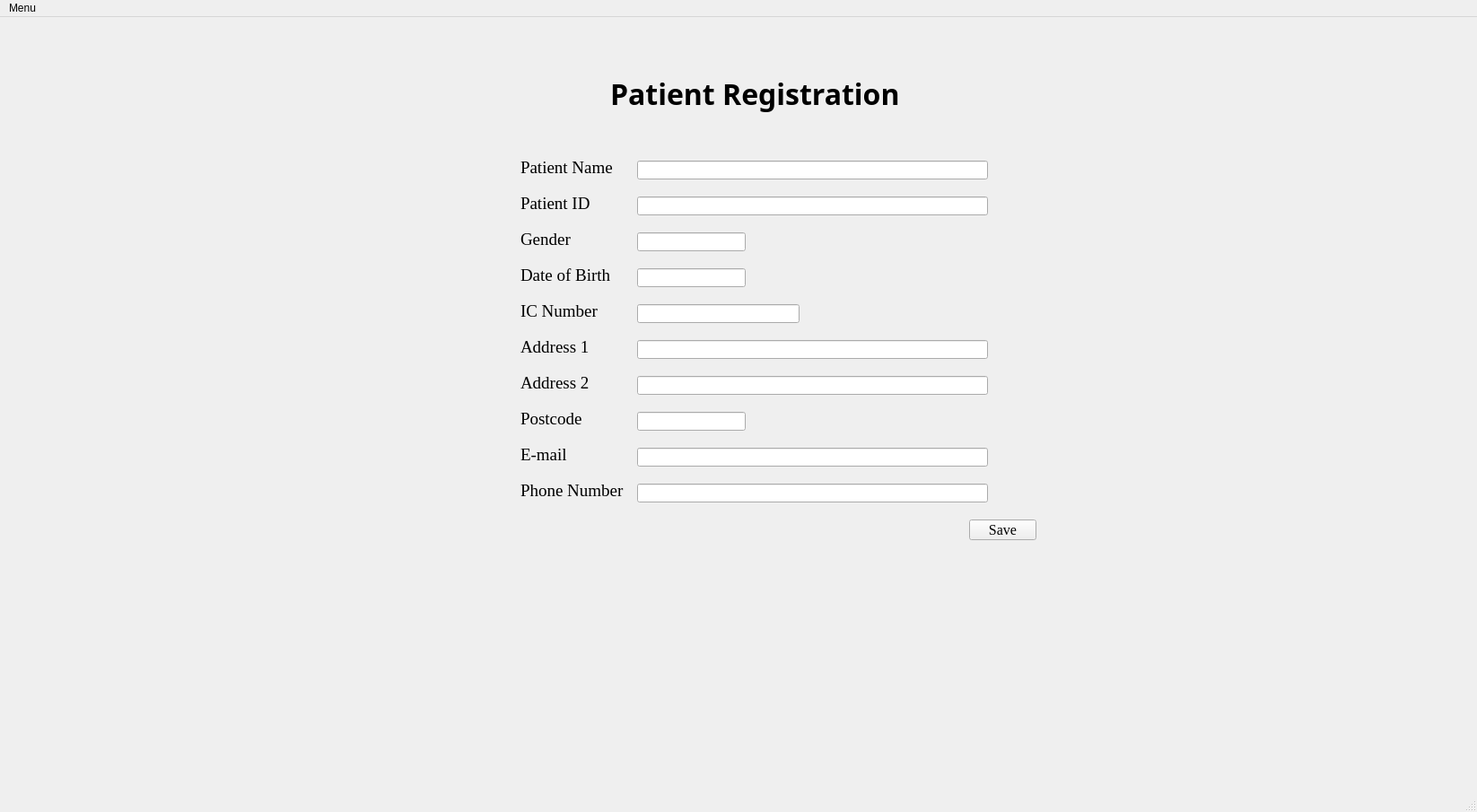
<?xml version="1.0" encoding="UTF-8"?>
<ui version="4.0">
 <class>MainWindow</class>
 <widget class="QMainWindow" name="MainWindow">
  <property name="geometry">
   <rect>
    <x>0</x>
    <y>0</y>
    <width>1646</width>
    <height>905</height>
   </rect>
  </property>
  <property name="windowTitle">
   <string>MainWindow</string>
  </property>
  <widget class="QWidget" name="centralwidget">
   <widget class="QLabel" name="label">
    <property name="geometry">
     <rect>
      <x>680</x>
      <y>20</y>
      <width>351</width>
      <height>131</height>
     </rect>
    </property>
    <property name="font">
     <font>
      <family>Bell MT</family>
      <pointsize>24</pointsize>
      <weight>75</weight>
      <bold>true</bold>
     </font>
    </property>
    <property name="text">
     <string>Patient Registration</string>
    </property>
   </widget>
   <widget class="QLabel" name="label_2">
    <property name="geometry">
     <rect>
      <x>580</x>
      <y>160</y>
      <width>121</width>
      <height>16</height>
     </rect>
    </property>
    <property name="font">
     <font>
      <family>Times New Roman</family>
      <pointsize>14</pointsize>
     </font>
    </property>
    <property name="text">
     <string>Patient Name</string>
    </property>
   </widget>
   <widget class="QLineEdit" name="lineEdit">
    <property name="geometry">
     <rect>
      <x>710</x>
      <y>160</y>
      <width>391</width>
      <height>21</height>
     </rect>
    </property>
    <property name="font">
     <font>
      <family>Times New Roman</family>
      <pointsize>12</pointsize>
     </font>
    </property>
   </widget>
   <widget class="QLabel" name="label_3">
    <property name="geometry">
     <rect>
      <x>580</x>
      <y>200</y>
      <width>91</width>
      <height>16</height>
     </rect>
    </property>
    <property name="font">
     <font>
      <family>Times New Roman</family>
      <pointsize>14</pointsize>
     </font>
    </property>
    <property name="text">
     <string>Patient ID</string>
    </property>
   </widget>
   <widget class="QLineEdit" name="lineEdit_2">
    <property name="geometry">
     <rect>
      <x>710</x>
      <y>200</y>
      <width>391</width>
      <height>21</height>
     </rect>
    </property>
    <property name="font">
     <font>
      <family>Times New Roman</family>
      <pointsize>12</pointsize>
     </font>
    </property>
   </widget>
   <widget class="QLabel" name="label_4">
    <property name="geometry">
     <rect>
      <x>580</x>
      <y>280</y>
      <width>111</width>
      <height>16</height>
     </rect>
    </property>
    <property name="font">
     <font>
      <family>Times New Roman</family>
      <pointsize>14</pointsize>
     </font>
    </property>
    <property name="text">
     <string>Date of Birth</string>
    </property>
   </widget>
   <widget class="QLabel" name="label_5">
    <property name="geometry">
     <rect>
      <x>580</x>
      <y>320</y>
      <width>91</width>
      <height>16</height>
     </rect>
    </property>
    <property name="font">
     <font>
      <family>Times New Roman</family>
      <pointsize>14</pointsize>
     </font>
    </property>
    <property name="text">
     <string>IC Number</string>
    </property>
   </widget>
   <widget class="QLabel" name="label_6">
    <property name="geometry">
     <rect>
      <x>580</x>
      <y>360</y>
      <width>91</width>
      <height>16</height>
     </rect>
    </property>
    <property name="font">
     <font>
      <family>Times New Roman</family>
      <pointsize>14</pointsize>
     </font>
    </property>
    <property name="text">
     <string>Address 1</string>
    </property>
   </widget>
   <widget class="QLabel" name="label_7">
    <property name="geometry">
     <rect>
      <x>580</x>
      <y>480</y>
      <width>91</width>
      <height>16</height>
     </rect>
    </property>
    <property name="font">
     <font>
      <family>Times New Roman</family>
      <pointsize>14</pointsize>
     </font>
    </property>
    <property name="text">
     <string>E-mail</string>
    </property>
   </widget>
   <widget class="QLabel" name="label_8">
    <property name="geometry">
     <rect>
      <x>580</x>
      <y>520</y>
      <width>121</width>
      <height>16</height>
     </rect>
    </property>
    <property name="font">
     <font>
      <family>Times New Roman</family>
      <pointsize>14</pointsize>
     </font>
    </property>
    <property name="text">
     <string>Phone Number</string>
    </property>
   </widget>
   <widget class="QLineEdit" name="lineEdit_3">
    <property name="geometry">
     <rect>
      <x>710</x>
      <y>280</y>
      <width>121</width>
      <height>21</height>
     </rect>
    </property>
    <property name="font">
     <font>
      <family>Times New Roman</family>
      <pointsize>12</pointsize>
     </font>
    </property>
   </widget>
   <widget class="QLineEdit" name="lineEdit_4">
    <property name="geometry">
     <rect>
      <x>710</x>
      <y>320</y>
      <width>181</width>
      <height>21</height>
     </rect>
    </property>
    <property name="font">
     <font>
      <family>Times New Roman</family>
      <pointsize>12</pointsize>
     </font>
    </property>
   </widget>
   <widget class="QLineEdit" name="lineEdit_5">
    <property name="geometry">
     <rect>
      <x>710</x>
      <y>360</y>
      <width>391</width>
      <height>21</height>
     </rect>
    </property>
    <property name="font">
     <font>
      <family>Times New Roman</family>
      <pointsize>12</pointsize>
     </font>
    </property>
   </widget>
   <widget class="QLineEdit" name="lineEdit_6">
    <property name="geometry">
     <rect>
      <x>710</x>
      <y>480</y>
      <width>391</width>
      <height>21</height>
     </rect>
    </property>
    <property name="font">
     <font>
      <family>Times New Roman</family>
      <pointsize>12</pointsize>
     </font>
    </property>
   </widget>
   <widget class="QLineEdit" name="lineEdit_7">
    <property name="geometry">
     <rect>
      <x>710</x>
      <y>520</y>
      <width>391</width>
      <height>21</height>
     </rect>
    </property>
    <property name="font">
     <font>
      <family>Times New Roman</family>
      <pointsize>12</pointsize>
     </font>
    </property>
   </widget>
   <widget class="QLineEdit" name="lineEdit_8">
    <property name="geometry">
     <rect>
      <x>710</x>
      <y>400</y>
      <width>391</width>
      <height>21</height>
     </rect>
    </property>
    <property name="font">
     <font>
      <family>Times New Roman</family>
      <pointsize>12</pointsize>
     </font>
    </property>
   </widget>
   <widget class="QLabel" name="label_9">
    <property name="geometry">
     <rect>
      <x>580</x>
      <y>400</y>
      <width>91</width>
      <height>16</height>
     </rect>
    </property>
    <property name="font">
     <font>
      <family>Times New Roman</family>
      <pointsize>14</pointsize>
     </font>
    </property>
    <property name="text">
     <string>Address 2</string>
    </property>
   </widget>
   <widget class="QLineEdit" name="lineEdit_9">
    <property name="geometry">
     <rect>
      <x>710</x>
      <y>440</y>
      <width>121</width>
      <height>21</height>
     </rect>
    </property>
    <property name="font">
     <font>
      <family>Times New Roman</family>
      <pointsize>12</pointsize>
     </font>
    </property>
   </widget>
   <widget class="QLabel" name="label_10">
    <property name="geometry">
     <rect>
      <x>580</x>
      <y>440</y>
      <width>91</width>
      <height>16</height>
     </rect>
    </property>
    <property name="font">
     <font>
      <family>Times New Roman</family>
      <pointsize>14</pointsize>
     </font>
    </property>
    <property name="text">
     <string>Postcode</string>
    </property>
   </widget>
   <widget class="QPushButton" name="pushButton">
    <property name="geometry">
     <rect>
      <x>1080</x>
      <y>560</y>
      <width>75</width>
      <height>23</height>
     </rect>
    </property>
    <property name="font">
     <font>
      <family>Times New Roman</family>
      <pointsize>12</pointsize>
     </font>
    </property>
    <property name="text">
     <string>Save</string>
    </property>
   </widget>
   <widget class="QLabel" name="label_11">
    <property name="geometry">
     <rect>
      <x>580</x>
      <y>240</y>
      <width>91</width>
      <height>16</height>
     </rect>
    </property>
    <property name="font">
     <font>
      <family>Times New Roman</family>
      <pointsize>14</pointsize>
     </font>
    </property>
    <property name="text">
     <string>Gender</string>
    </property>
   </widget>
   <widget class="QLineEdit" name="lineEdit_10">
    <property name="geometry">
     <rect>
      <x>710</x>
      <y>240</y>
      <width>121</width>
      <height>21</height>
     </rect>
    </property>
    <property name="font">
     <font>
      <family>Times New Roman</family>
      <pointsize>12</pointsize>
     </font>
    </property>
   </widget>
  </widget>
  <widget class="QMenuBar" name="menubar">
   <property name="geometry">
    <rect>
     <x>0</x>
     <y>0</y>
     <width>1646</width>
     <height>21</height>
    </rect>
   </property>
   <widget class="QMenu" name="menuMenu">
    <property name="title">
     <string>Menu</string>
    </property>
    <addaction name="actionBack"/>
    <addaction name="actionSave"/>
   </widget>
   <addaction name="menuMenu"/>
  </widget>
  <widget class="QStatusBar" name="statusbar"/>
  <action name="actionBack">
   <property name="icon">
    <iconset>
     <normaloff>fugue-icons-3.5.6/icons/arrow-curve-180-left.png</normaloff>fugue-icons-3.5.6/icons/arrow-curve-180-left.png</iconset>
   </property>
   <property name="text">
    <string>Back</string>
   </property>
  </action>
  <action name="actionSave">
   <property name="icon">
    <iconset>
     <normaloff>fugue-icons-3.5.6/icons/blue-folder.png</normaloff>fugue-icons-3.5.6/icons/blue-folder.png</iconset>
   </property>
   <property name="text">
    <string>Save</string>
   </property>
  </action>
 </widget>
 <resources/>
 <connections/>
</ui>
